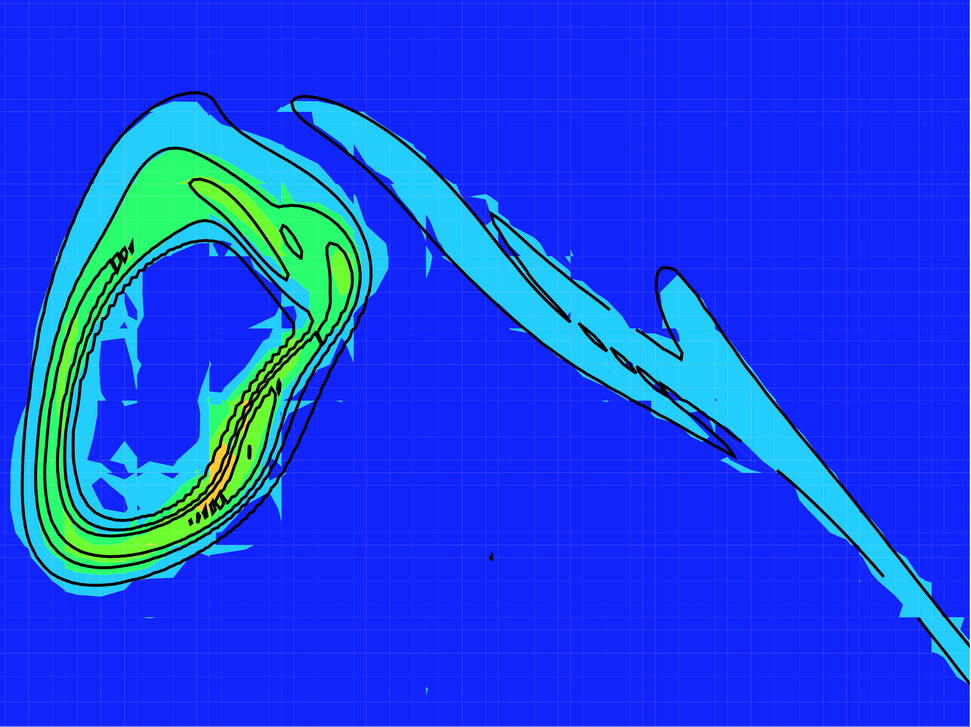
#> input picture src/tools/vanRees2011DNS_vorticity.png, 971 x 727 px, shrunk from 2350 x 1760 before the run
$ python remove_colour_from_image.py
#> lines starting #> are read from the running program, lines starting #| are printed output that depends on the picture; after the words box and inside, x2 and y2 are one past the last pixel; in counts of white or black regions, pixels touching at a corner belong together
# Imports
import cv2
import numpy as np

def areaFilter(minArea, inputImage):
    # Perform an area filter on the binary blobs:
    componentsNumber, labeledImage, componentStats, componentCentroids = \
        cv2.connectedComponentsWithStats(inputImage, connectivity=4)

    # Get the indices/labels of the remaining components based on the area stat
    # (skip the background component at index 0)
    remainingComponentLabels = [i for i in range(1, componentsNumber) if componentStats[i][4] >= minArea]

    # Filter the labeled pixels based on the remaining labels,
    # assign pixel intensity to 255 (uint8) for the remaining pixels
    filteredImage = np.where(np.isin(labeledImage, remainingComponentLabels) == True, 255, 0).astype('uint8')

    return filteredImage

# Read image
imageFile = "vanRees2011DNS_vorticity.png"
inputImage = cv2.imread(imageFile)
#> inputImage is the input picture: shape (727, 971, 3); mean B, G, R 233.7, 67.5, 22.4

# Conversion to CMYK (just the K channel):

# Convert to float and divide by 255:
imgFloat = inputImage.astype(np.float64) / 255.

# Calculate channel K:
kChannel = 1 - np.max(imgFloat, axis=2)
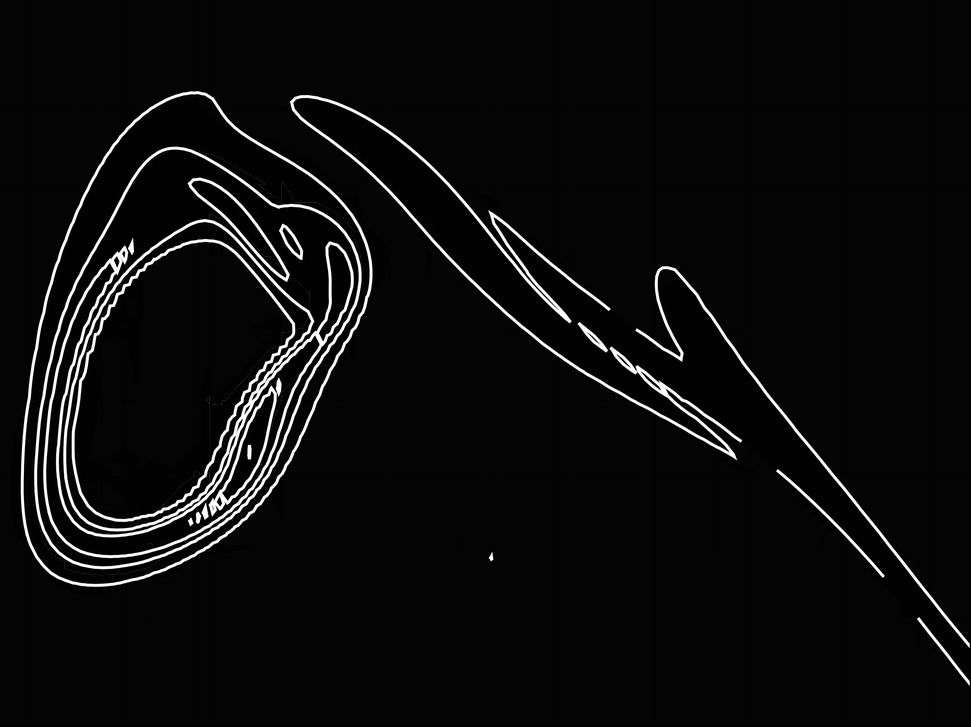
#> kChannel: shape (727, 971) float64; min 0, max 1, mean 0.0517

# Convert back to uint 8:
kChannel = (255 * kChannel).astype(np.uint8)

# Threshold image:
binaryThresh = 190
_, binaryImage = cv2.threshold(kChannel, binaryThresh, 255, cv2.THRESH_BINARY)
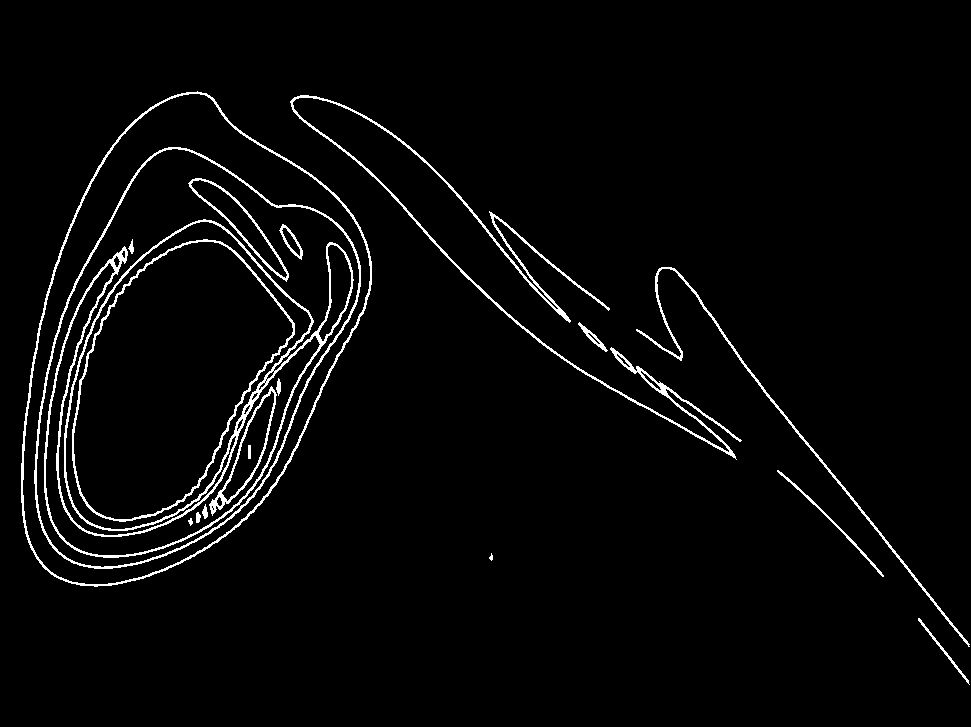
#> binaryImage: shape (727, 971); 3.2% white in thin lines or dots, all inside (x1, y1, x2, y2) = (21, 91, 970, 685)


# Filter small blobs:
minArea = 100
binaryImage = areaFilter(minArea, binaryImage)
#> in areaFilter, `componentsNumber, labeledImage, componentStats, componentCentroids = \..`:
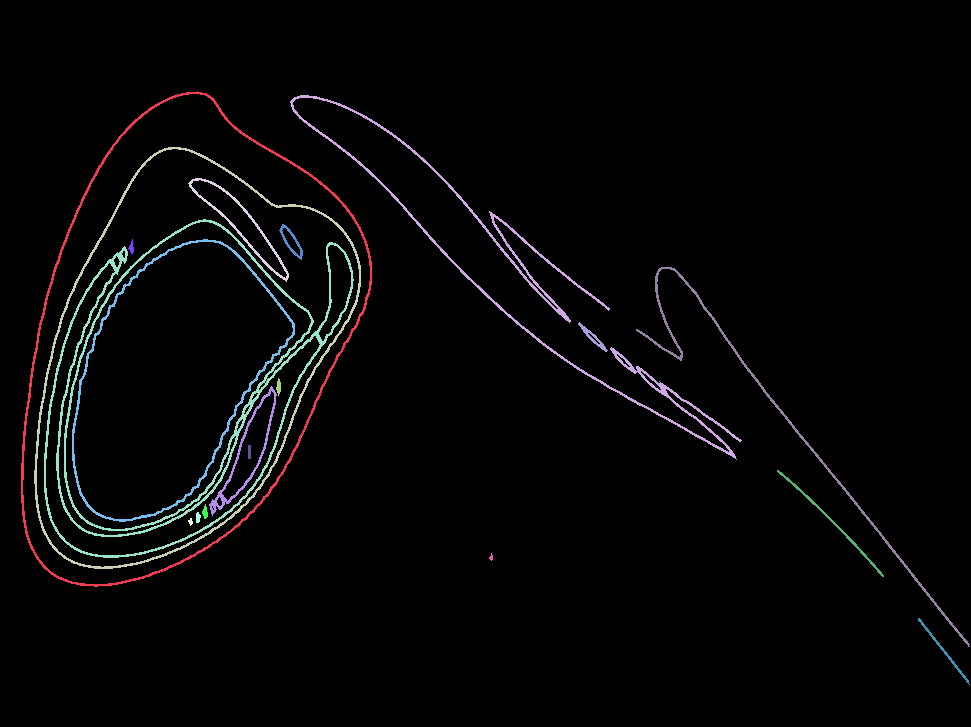
#> labeledImage: shape (727, 971) int32; 23 distinct labels, from 0 to 22; one colour per label, 0 black
#> in areaFilter, `componentsNumber, labeledImage, componentStats, componentCentroids = \..`: componentsNumber = 23; componentStats = 23 rows, first 6: [0, 0, 971, 727, 683624], [21, 91, 351, 496, 3222], [290, 95, 452, 364, 3858], [34, 147, 327, 422, 2866], [188, 178, 101, 104, 721], [44, 219, 310, 339, 6045]; componentCentroids = 23 rows, first 8: [490.7, 362.9], [179.7, 343.7], [531.7, 286.5], [183.2, 359.1], [241.7, 225.5], [174.7, 396.8], [291.1, 241.3], [131.1, 247]
#> in areaFilter, `remainingComponentLabels = [i for i in range(1, componentsNumber) if c..`: remainingComponentLabels = [1, 2, 3, 4, 5, 6, 8, 9, 10, 13, 16, 21]
#> in areaFilter, `filteredImage = np.where(np.isin(labeledImage, remainingComponentLabel..`: filteredImage: shape (727, 971); 3.1% white in thin lines or dots, all inside (x1, y1, x2, y2) = (21, 91, 970, 684)

# Use a little bit of morphology to clean the mask:
# Set kernel (structuring element) size:
kernelSize = 3
# Set morph operation iterations:
opIterations = 2
# Get the structuring element:
morphKernel = cv2.getStructuringElement(cv2.MORPH_RECT, (kernelSize, kernelSize))
# Perform closing:
binaryImage = cv2.morphologyEx(binaryImage, cv2.MORPH_CLOSE, morphKernel, None, None, opIterations, cv2.BORDER_REFLECT101)
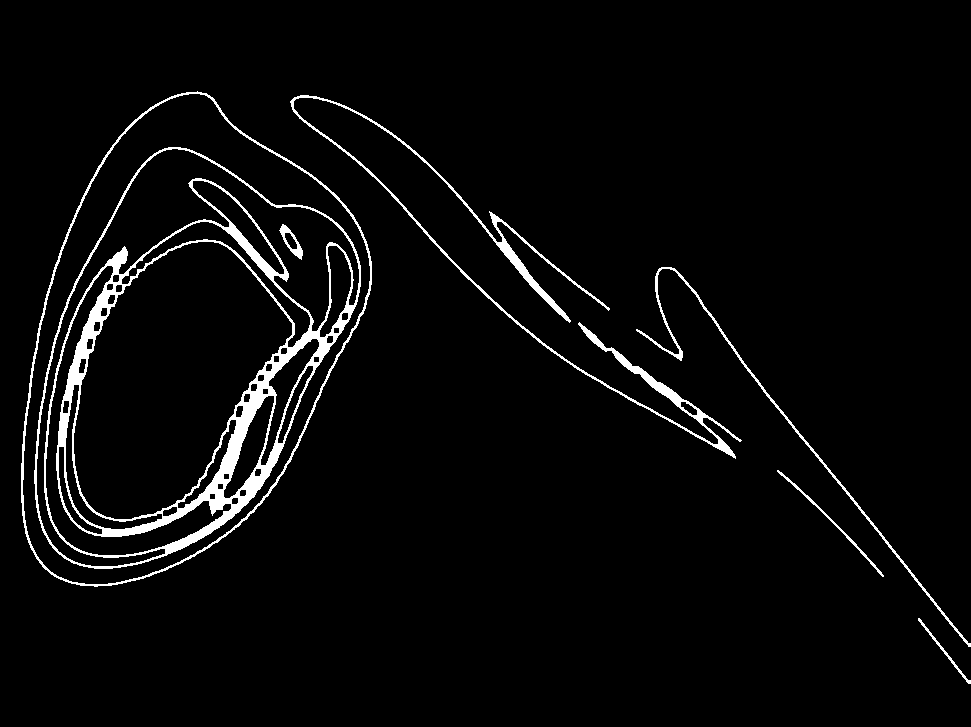
#> binaryImage: shape (727, 971); 3.8% white; 7 white regions, largest, box (x1, y1, x2, y2) and area: (34, 147, 361, 569) 16214, (290, 95, 742, 459) 4636, (21, 91, 372, 587) 3222
# Invert colours so that background is white and curves are black
binaryImage = cv2.bitwise_not(binaryImage)
cv2.imwrite("vanRees2011DNS_vorticity-only_black.png",binaryImage)
# cv2.imshow("binaryImage [closed]", binaryImage)
# cv2.waitKey(0)

# make white background transparent
from PIL import Image
def convertImage():
#> (the run stopped early here; a loop or call above may not have finished)
